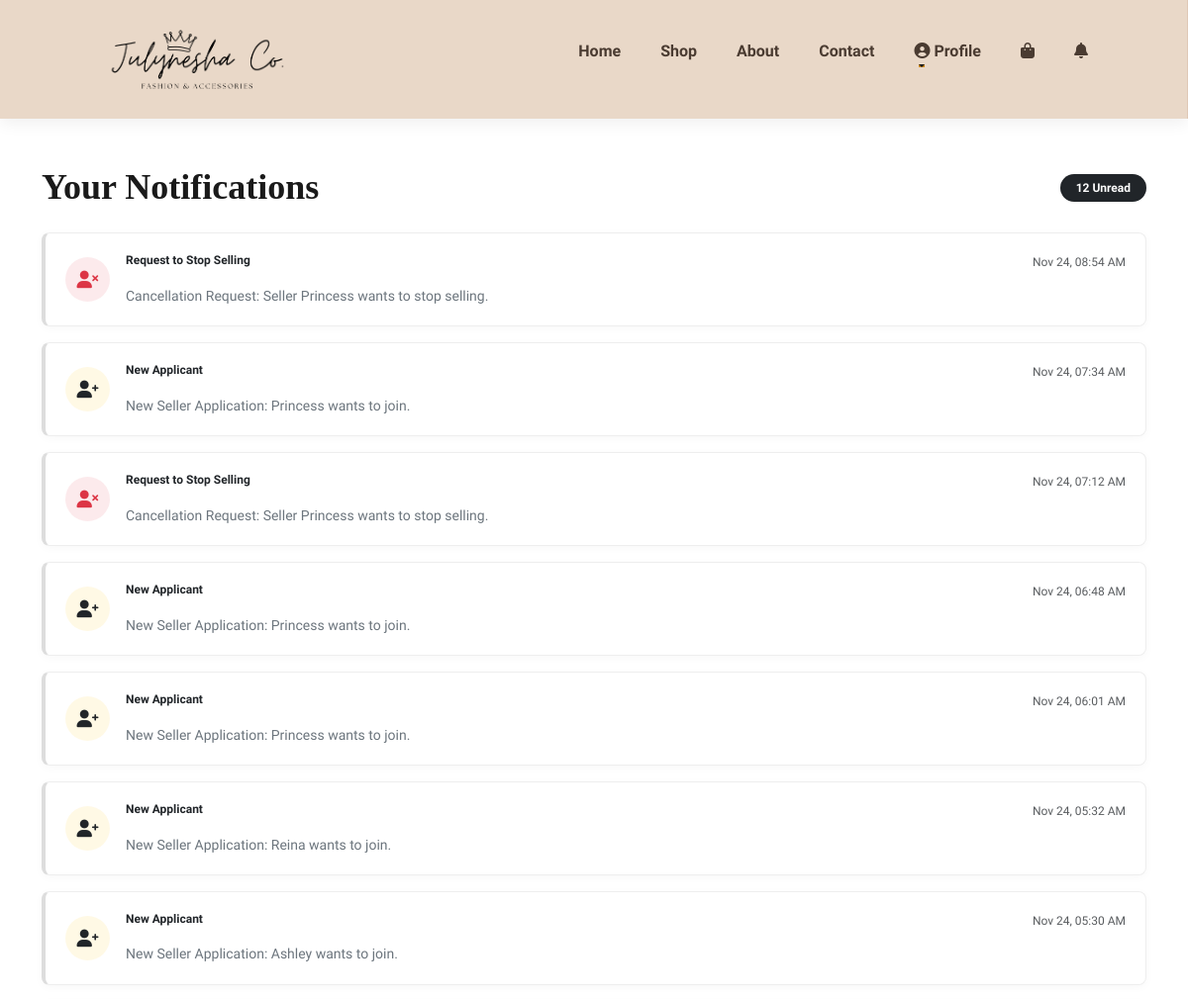
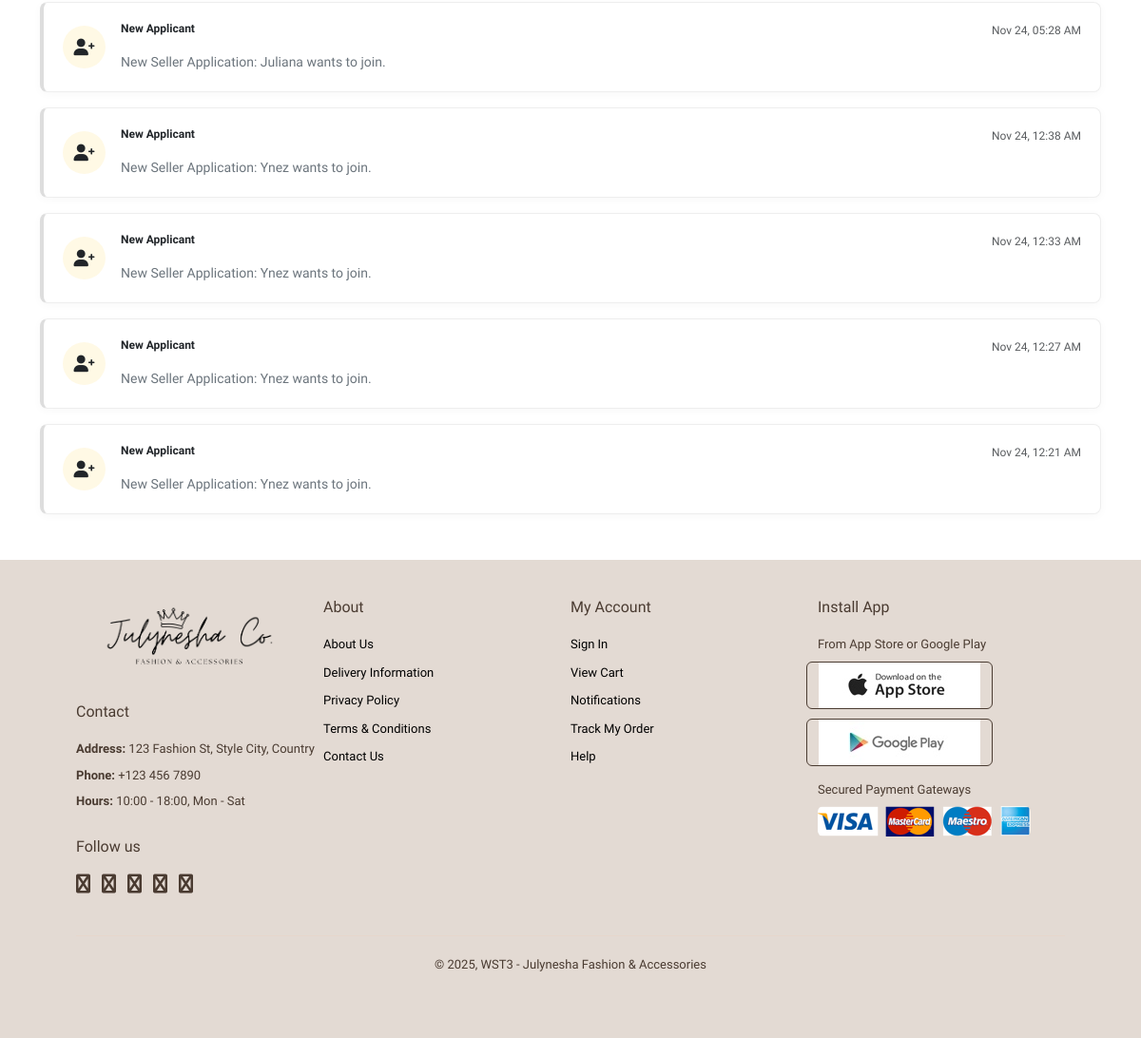
The app's page /notifications/ (signed in) with its own data (2 pictures, top to bottom).
### MiniStore/models.py (models this page shows, shortened)
class Notification(models.Model):
    recipient = models.ForeignKey(User, on_delete=models.CASCADE, related_name="notifications")
    message = models.CharField(max_length=255)
    is_read = models.BooleanField(default=False)
    created_at = models.DateTimeField(auto_now_add=True)
    order = models.ForeignKey(Order, on_delete=models.CASCADE, null=True, blank=True)
    class Meta:
        ordering = ("-created_at",)

### MiniStore/views.py (the view)
# urls.py: path("notifications/", views.notification_list, name="notifications"),
@login_required
def notification_list(request):
    notifications = Notification.objects.filter(recipient=request.user)
    unread_notifs = notifications.filter(is_read=False)
    if unread_notifs.exists():
        unread_notifs.update(is_read=True)
    return render(request, "MiniStore/notification_list.html", {"notifications": notifications})

### MiniStore/context_processors.py (called while the page is built)
def cart_count(request):
    cart = request.session.get('cart', {})
    count = sum(item['quantity'] for item in cart.values())
    return {'cart_count': count}

def notification_count(request):
    count = 0
    if request.user.is_authenticated:
        count = Notification.objects.filter(recipient=request.user, is_read=False).count()
    return {'notif_count': count}

### MiniStore/templates/MiniStore/notification_list.html (shortened to what this page needs)
{% extends 'base.html' %}
{% load static %}
{% block content %}
<div class="container my-5" style="min-height: 80vh;">
    <div class="d-flex justify-content-between align-items-center mb-4">
        <h2 class="fw-bold theme-heading mb-0">Your Notifications</h2>
        {% if notifications %}
            <span class="badge bg-dark rounded-pill px-3 py-2">{{ notifications.count }} Unread</span>
        {% endif %}
    </div>
    <div class="d-flex flex-column gap-3">
        {% for n in notifications %}
            {% if n.order %}
                {% url 'order_success' n.order.id as link_url %}
            {% elif "New Seller Application" in n.message or "Cancellation Request" in n.message %}
                {% url 'admin_dashboard' as link_url %}
            {% elif "APPROVED" in n.message %}
                {% url 'seller_dashboard' as link_url %}
            {% else %}
                {% url 'profile' as link_url %}
            {% endif %}
            <a href="{{ link_url }}" class="notif-card text-decoration-none {% if not n.is_read %}unread{% endif %}">
                <div class="notif-icon-wrapper">
                    {% if n.order %}
                        <div class="notif-icon bg-primary bg-opacity-10 text-primary">
                            <i class="fas fa-shopping-bag"></i>
                        </div>
                    {% elif "New Seller Application" in n.message %}
                        <div class="notif-icon bg-warning bg-opacity-10 text-dark">
                            <i class="fas fa-user-plus"></i>
                        </div>
                    {% elif "Cancellation Request" in n.message %}
                        <div class="notif-icon bg-danger bg-opacity-10 text-danger">
                            <i class="fas fa-user-times"></i>
                        </div>
                    {% elif "APPROVED" in n.message %}
                        <div class="notif-icon bg-success bg-opacity-10 text-success">
                            <i class="fas fa-check"></i>
                        </div>
                    {% elif "not approved" in n.message or "revoked" in n.message %}
                        <div class="notif-icon bg-danger bg-opacity-10 text-danger">
                            <i class="fas fa-exclamation"></i>
                        </div>
                    {% else %}
                        <div class="notif-icon bg-secondary bg-opacity-10 text-secondary">
                            <i class="fas fa-info"></i>
                        </div>
                    {% endif %}
                </div>
                <div class="notif-body flex-grow-1 ms-3">
                    <div class="d-flex justify-content-between align-items-start">
                        <h6 class="mb-1 fw-bold theme-font text-dark">
                            {% if n.order %}
                                Order Update
                            {% elif "New Seller Application" in n.message %}
                                New Applicant
                            {% elif "Cancellation Request" in n.message %}
                                Request to Stop Selling
                            {% elif "APPROVED" in n.message %}
                                Application Update
                            {% elif "revoked" in n.message or "not approved" in n.message %}
                                Account Status
                            {% else %}
                                System Message
                            {% endif %}
                        </h6>
                        <small class="text-muted" style="font-size: 0.75rem; white-space: nowrap;">
                            {{ n.created_at|date:"M d, h:i A" }}
                        </small>
                    </div>
                    <p class="mb-0 text-secondary small" style="line-height: 1.4;">{{ n.message }}</p>
                </div>
            </a>
        {% empty %}
            <div class="text-center py-5 bg-light rounded-3">
                <i class="far fa-bell-slash fa-3x text-muted mb-3 opacity-25"></i>
                <h5 class="fw-bold text-muted theme-font">No notifications</h5>
                <p class="small text-muted">We'll let you know when something happens.</p>
            </div>
        {% endfor %}
    </div>
</div>
{% endblock %}

### MiniStore/static/MiniStore/style.css (style rules this page uses)
html, body { margin: 0; padding: 0; width: 100%; scroll-behavior: smooth; }
:root { --bg: #e3dad3; --dark: #4a3b31; --white: #FFFFFF; --accent: #ce8a1e; --black: #000000; --dark_gold: #885400; --light: #e7d6cc; }
* { margin: 0; padding: 0; box-sizing: border-box; font-family: 'Spartan', sans-serif; }
h1, h2, h3, h4, h5, h6 { margin: 0; }
h2 { font-size: 36px; }
h6 { font-weight: 700; font-size: 12px; }
p { font-size: 16px; color: #465b52; margin: 15px 0 20px 0; }
.fa, .fas, .far, .fal, .fab { font-family: "Font Awesome 6 Free", sans-serif !important; font-weight: 900; }

### MiniStore/templates/MiniStore/notification_list.html (style rules this page uses)
.theme-heading { font-family: 'Playfair Display', serif; color: #1a1a1a; }
.notif-card { background: #fff; padding: 20px; border-radius: 8px; box-shadow: 0 2px 10px rgba(0,0,0,0.03); border: 1px solid #eee; border-left: 4px solid #ddd; display: flex; align-items: center; transition: all 0.2s ease; }
.notif-icon { width: 45px; height: 45px; border-radius: 50%; display: flex; align-items: center; justify-content: center; font-size: 1.1rem; flex-shrink: 0; }

### records on screen
Notification: shows "Request to Stop Selling", created_at "Nov 24, 08:54 AM", message "Cancellation Request: Seller Princess wants to stop selling."
Notification: shows "New Applicant", created_at "Nov 24, 07:34 AM", message "New Seller Application: Princess wants to join."
Notification: shows "Request to Stop Selling", created_at "Nov 24, 07:12 AM", message "Cancellation Request: Seller Princess wants to stop selling."
Notification: shows "New Applicant", created_at "Nov 24, 06:48 AM", message "New Seller Application: Princess wants to join."
Notification: shows "New Applicant", created_at "Nov 24, 06:01 AM", message "New Seller Application: Princess wants to join."
Notification: shows "New Applicant", created_at "Nov 24, 05:32 AM", message "New Seller Application: Reina wants to join."
Notification: shows "New Applicant", created_at "Nov 24, 05:30 AM", message "New Seller Application: Ashley wants to join."
Notification: shows "New Applicant", created_at "Nov 24, 05:28 AM", message "New Seller Application: Juliana wants to join."
Notification: shows "New Applicant", created_at "Nov 24, 12:38 AM", message "New Seller Application: Ynez wants to join."
Notification: shows "New Applicant", created_at "Nov 24, 12:33 AM", message "New Seller Application: Ynez wants to join."
Notification: shows "New Applicant", created_at "Nov 24, 12:27 AM", message "New Seller Application: Ynez wants to join."
Notification: shows "New Applicant", created_at "Nov 24, 12:21 AM", message "New Seller Application: Ynez wants to join."

### other values on screen
{{ notifications.count }} "12"
